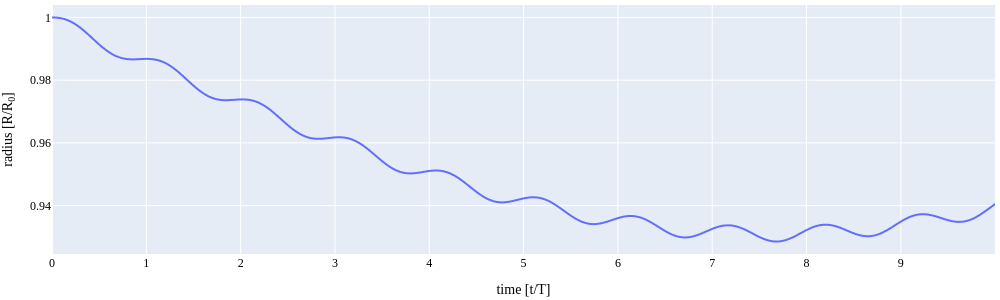

The cell this chart's notebook holds for it:
### Code cell
BD_df = pd.DataFrame(
    data={
        "x": time/period,
        "y": BD_obj.R,
        "legend": "bubble radius",
    }
)

fig = px.line(BD_df,x="x", y="y")

fig.update_layout(
    height=300,
    width=1000,
    font=font_dict, 
    margin_l=5, margin_t=5, margin_b=5, margin_r=5,
    xaxis=dict(title="time [t/T]"),
    yaxis=dict(title="radius [R/R<sub>0</sub>]"), #r"$\text{Relative radiated pressure } [p/p_0]$"),
)
fig.show()
if savefig_flag:
    save_figure(fig, f"BD_radius_{result_id}")

### Figure 1 — Plotly figure (JSON) as saved in the notebook; plotly's stock layout.template omitted (floating-point values rounded to 4 significant figures; data arrays with more than 128 entries replaced by an {"elided": "..."} marker saying what was removed)
{"data": [{"hovertemplate": "x=%{x}<br>y=%{y}<extra></extra>", "legendgroup": "", "line": {"color": "#636efa", "dash": "solid"}, "marker": {"symbol": "circle"}, "mode": "lines", "name": "", "showlegend": false, "type": "scattergl", "x": {"elided": "5000 float values"}, "xaxis": "x", "y": {"elided": "5000 float values"}, "yaxis": "y"}], "layout": {"font": {"color": "black", "family": "Serif", "size": 12}, "height": 300, "legend": {"tracegroupgap": 0}, "margin": {"b": 5, "l": 5, "r": 5, "t": 5}, "width": 1000, "xaxis": {"anchor": "y", "autorange": true, "domain": [0, 1], "range": [0, 9.998], "title": {"text": "time [t/T]"}, "type": "linear"}, "yaxis": {"anchor": "x", "autorange": true, "domain": [0, 1], "range": [0.9246, 1.004], "title": {"text": "radius [R/R<sub>0</sub>]"}, "type": "linear"}}}
